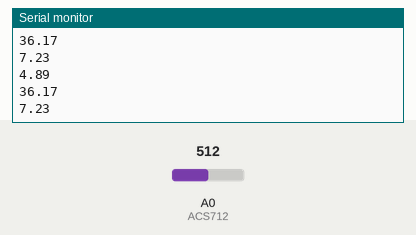
Bench run of a sketch on a simulated Arduino Uno, built with avr-gcc and run on an emulated ATmega328P. Shown: the last lines printed to the serial monitor. Inputs (shaded band) come from the test bench; at power-on: A0 (ACS712) = 512.

Above: at 1.2 s.
1.3 s: A0 (ACS712) set to 716
At 1.9 s:
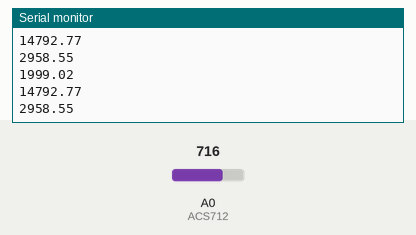
2.8 s: A0 (ACS712) set to 900
At 3.9 s:
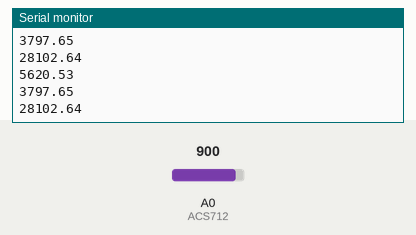
Timing chart, 0 to 5.8 s (numbered marks = the images above; inputs shaded):
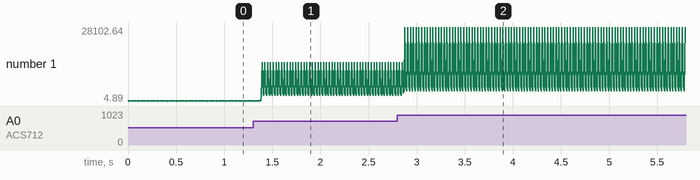

Measured:
- after the input at 1.3 s, the serial monitor: prints a new line after 0.08 s (image 1)
- after the input at 2.8 s, the serial monitor: prints a new line after 0.07 s (image 2)
- plotted number 1: 7.23 → 14792.77 after the input at 1.3 s, 14792.77 → 3797.6 after the input at 2.8 s

The sketch:

Teste_ACS712.ino
```cpp
#define V_Bat 7.4
#define ACS712 A0


float A_ACS712 =0;
float P_ACS712 =0;
float E_ACS712 =0;

void setup() {
  Serial.begin(9600);

}

void loop() {
  A_ACS712 = analogRead(ACS712)-511.5;                                    // Pego o valor do ADC e Volto ao ponto zero
  A_ACS712 = 5000 * A_ACS712/511.5;                                         // Valor da corrente em [mV]
  P_ACS712 = A_ACS712 * V_Bat;                                            // valor da potência em [mW]
  E_ACS712 = P_ACS712 * 0.2;
  Serial.println(A_ACS712);
  Serial.println(P_ACS712);
  Serial.println(E_ACS712);
}
```
